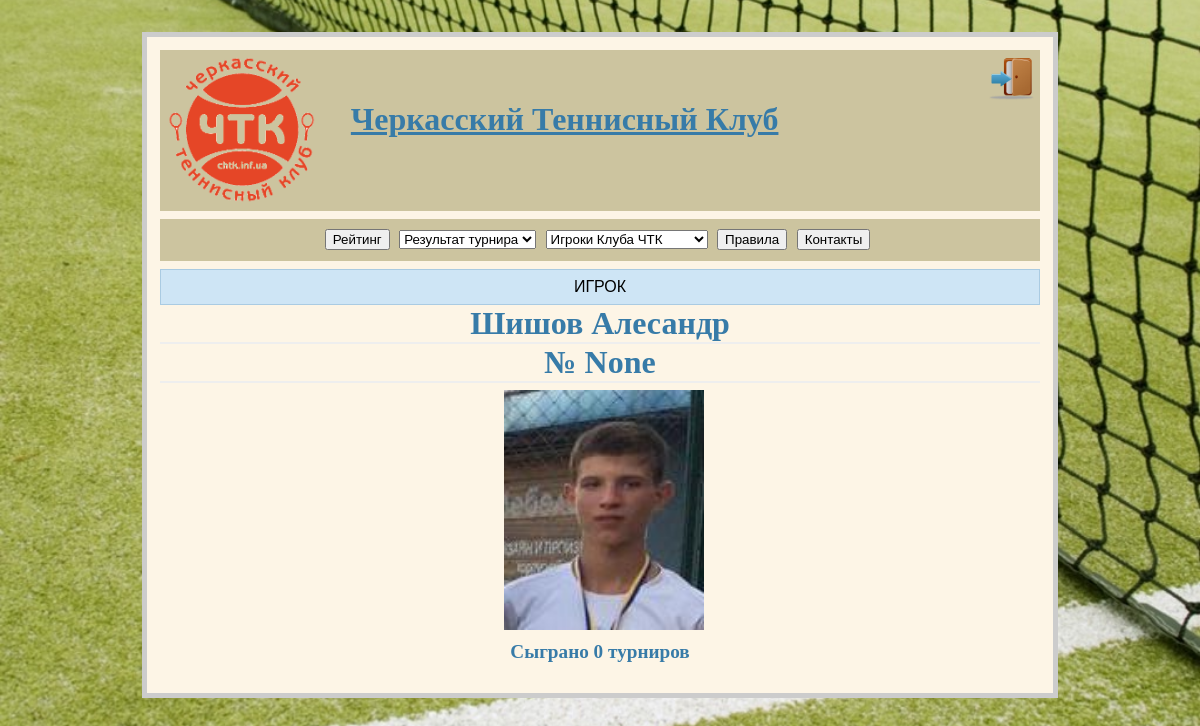
Page /player/9/ on the earlier database version.
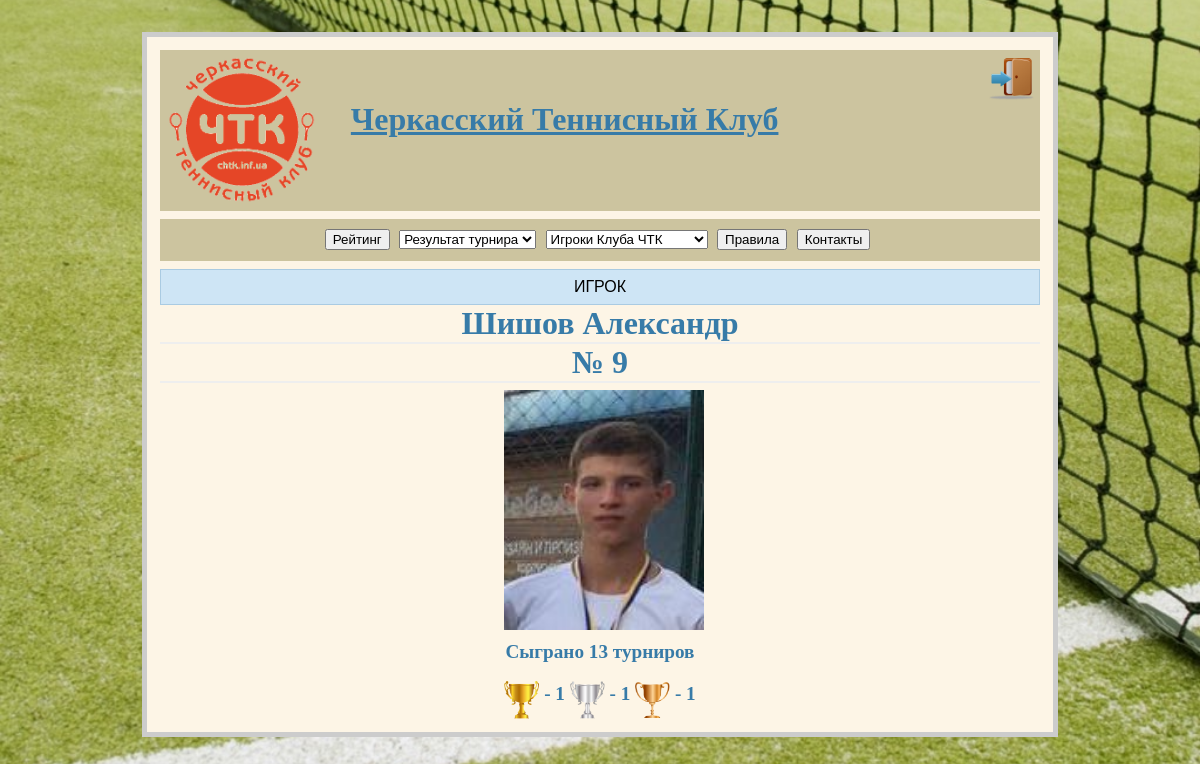
Same page on the later database version.
### tables this page shows
CREATE TABLE "players"(
	"id"             Integer NOT NULL PRIMARY KEY AUTOINCREMENT,
	"player_name"    Text NOT NULL,
	"player_surname" Text NOT NULL,
	"path_photo"     Text );

### chtk.py (the view)
@app.route('/player/<int:player_id>/')
def player(player_id):
    db = get_db()
    name = db.execute('select player_name from players where id = %d' % player_id)
    name = name.fetchone()
    surname = db.execute('select player_surname from players where id = %d' % player_id)
    surname = surname.fetchone()
    stats = StatsPlayers()
    list_of_player = stats.get_number_of_tours(parsed_string, name[0], surname[0])
    position = get_position(list_of_player[0])
    list_of_player.append(position)
    return render_template("player.html", player_id=player_id, players=get_data_players(), list_of_player=list_of_player)

### chtk.py (called while the page is built)
def connect_db():
    rv = sqlite3.connect(app.config['DATABASE'])
    rv.row_factory = sqlite3.Row
    return rv

def get_db():
    if not hasattr(g, 'sqlite_db'):
        g.sqlite_db = connect_db()
    return g.sqlite_db

def rating_show(parsed_string):
    new_list = {}
    counter = 1
    rating = {}
    for el in parsed_string:
        s = 1
        points_1 = 0
        while ('Турнир_' + str(s)) in el:
            points_1 += int(el['Турнир_' + str(s)])
            s += 1
        rating.update({el['Фамилия'] + ' ' + el['Имя']: points_1})
    while rating:
        for key, el in rating.items():
            if el == max(rating.values()):
                new_list[counter] = {'Очки': el, 'Фамилия': key}
                counter += 1
                rating.pop(key)
                break
    return new_list

def get_position(rating):
    for key, el in rating_show(parsed_string).items():
        if el['Очки'] == rating:
            return key

def get_data_players():
    db = get_db()
    cur_1 = db.execute('select id, player_name, player_surname, path_photo from players order by id')
    players = cur_1.fetchall()
    return players

### templates/player.html (shortened to what this page needs)
{% extends "base.html" %}
{% block body %}
<body>
<div class="header">
    <div class=flash align="center">ИГРОК</div>
        {% for player in players %}
            {% if player.id == player_id %}
                <h1 align="center">{{ player.player_surname }} {{ player.player_name }} </h1>
                <h1 align="center"> № {{ list_of_player[5] }}</h1>
                {% if player.path_photo %}
                <div align="center"> <img src="/{{ player.path_photo }}" width="200" class="picture"></div>
                {% else %}
                    <div align="center"> <img src="/static/players/no_photo.jpg" width="200" class="picture"></div>
                {% endif %}
                <h2 align="center">  Сыграно {{ list_of_player[1] }} турниров</h2><br>
                 <h2 align="center">{% if list_of_player[2] %} <img src="/static/gold.png" width="35" align="middle"> -  {{ list_of_player[2] }} {% endif %}
                 {% if list_of_player[3] %}<img src="/static/silver.png" width="35" align="middle"> -  {{ list_of_player[3] }} {% endif %}
                 {% if list_of_player[4] %}<img src="/static/bronze.png" width="35" align="middle"> -  {{ list_of_player[4] }} {% endif %} </h2>
            {% endif %}
        {% endfor %}
</div>
</body>
{% endblock %}

### templates/base.html (shortened to what this page needs)
<!doctype html>
<link rel=stylesheet type=text/css href="{{ url_for('static', filename='style.css') }}">
<div class=page>
    <div class=metanav>
        <div align="left"> <a href="/"> <img src="{{ url_for('static', filename='logo2.png') }}" width="150" align="middle" ></a>
            <a href="/" class="title"><b>Черкасский Теннисный Клуб</b></a>
            {% if not session.logged_in %}
                <a href="{{ url_for('login') }}"><input type="image" src="/static/login_button.png" width="45" align="right"></a>
            {% else %}
                <a href="{{ url_for('logout') }}"><input type="image" src="/static/logout_button.png" width="45" align="right"></a>
            {% endif %}
        </div>
    </div>
  <div class=metanav>
      <center>
          <ul class="hr">
              <li><form action="/rating/"><input type="submit" value="Рейтинг"></form></li>
              <li><form method="post" name="drop_down_box">
                    <select name="menu" size="1" onchange="top.location=this.value">
                        <option value="Результат турнира">Результат турнира</option>
                    </select></form></li>
              <li><form method="post" name="drop_down_box">
                    <select name="menu" size="1" onchange="top.location=this.value">
                        <option value="Игроки" >Игроки Клуба ЧТК</option>
                    </select></form></li>
              <li><form action="/rules/"><input type="submit" value="Правила"></form></li>
              <li><form action="/contacts/"><input type="submit" value="Контакты"></form></li>
          </ul>
      </center>
  </div>
  {% block body %}{% endblock %}
</div>

### static/style.css (style rules this page uses)
body { font-family: sans-serif; background: url(background.jpg) no-repeat center center fixed; background-size: cover; }
a, h1, h2 { color: #377ba8; }
h1, h2 { font-family: 'Georgia', serif; margin: 0; }
h1 { border-bottom: 2px solid #eee; }
h2 { font-size: 1.2em; }
.page { margin: 2em auto; width: 55em; border: 5px solid #ccc; padding: 0.8em; background: #FDF5E6; }
.metanav { padding: 0.4em; margin-bottom: 0.5em; background: #CCC49F; }
.flash { background: #cee5F5; padding: 0.5em; border: 1px solid #aacbe2; }
ul.hr { margin: 0; padding: 4px; }
ul.hr li { display: inline-block; margin-right: 5px; }
.picture { margin: 7px 0 7px 7px; }
.title { font-family: 'Georgia', serif; font-size: 2em; padding-left: 30px; }

Differences in the rows shown:
changed players "Шишов": player_name "Алесандр" → "Александр"; id "None" → "9"; list_of_player "0" → "13"; list_of_player (not shown) → "1"
